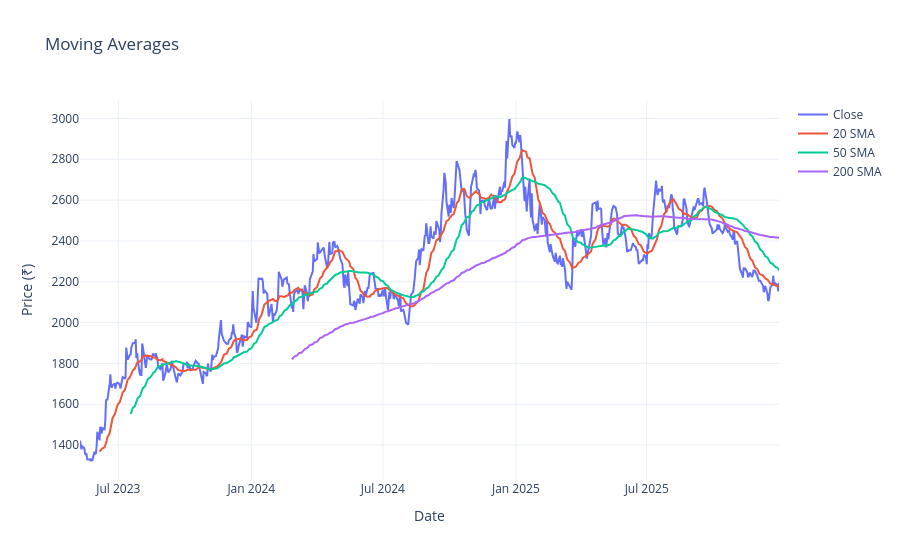

The cell this chart's notebook holds for it:
### Code cell
fig = go.Figure()

fig.add_trace(go.Scatter(
    x=df.index,
    y=df["Close"],
    mode="lines",
    name="Close"
))

fig.add_trace(go.Scatter(
    x=df.index,
    y=df["SMA20"],
    mode="lines",
    name="20 SMA"
))

fig.add_trace(go.Scatter(
    x=df.index,
    y=df["SMA50"],
    mode="lines",
    name="50 SMA"
))

fig.add_trace(go.Scatter(
    x=df.index,
    y=df["SMA200"],
    mode="lines",
    name="200 SMA"
))

fig.update_layout(
    title="Moving Averages",
    xaxis_title="Date",
    yaxis_title="Price (₹)",
    template="plotly_white"
)

fig.show()

### Figure 1 — Plotly figure (JSON) as saved in the notebook; plotly's stock layout.template omitted (floating-point values rounded to 4 significant figures; data arrays with more than 128 entries replaced by an {"elided": "..."} marker saying what was removed)
{"data": [{"mode": "lines", "name": "Close", "type": "scatter", "x": {"elided": "656 str values"}, "y": {"elided": "656 float values"}}, {"mode": "lines", "name": "20 SMA", "type": "scatter", "x": {"elided": "656 str values"}, "y": {"elided": "656 float values"}}, {"mode": "lines", "name": "50 SMA", "type": "scatter", "x": {"elided": "656 str values"}, "y": {"elided": "656 float values"}}, {"mode": "lines", "name": "200 SMA", "type": "scatter", "x": {"elided": "656 str values"}, "y": {"elided": "656 float values"}}], "layout": {"title": {"text": "Moving Averages"}, "xaxis": {"title": {"text": "Date"}}, "yaxis": {"title": {"text": "Price (₹)"}}}}
